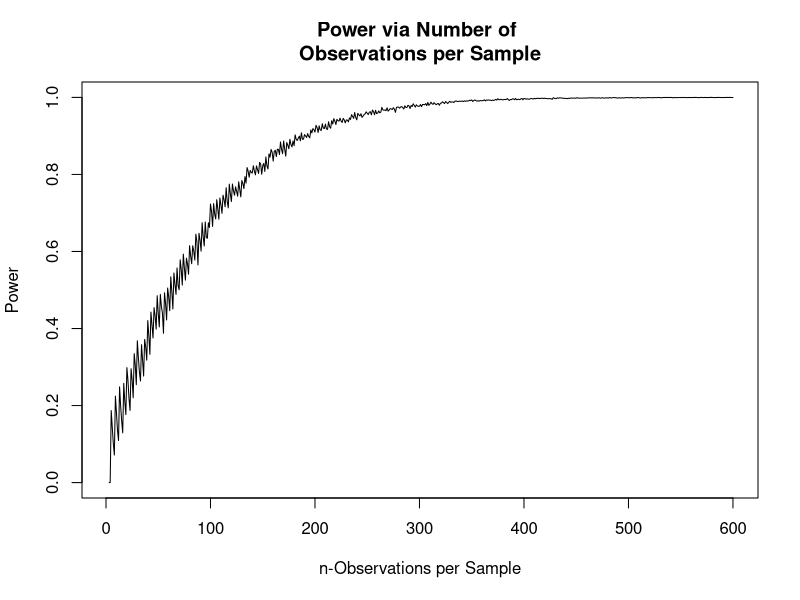

Generate this figure with R:

NMC = 5000
alpha = 0.05

power_storage = c()

p_reality = 0.72
p_null = 0.62

for(n in 3:600){
  pvalue_storage = c()
  
  for(i in 1:NMC){
    kicks = rbinom(1, n, p_reality)
    xbar = kicks/n
    
    standXbar = (xbar - p_null) / sqrt(p_null * (1-p_null) / n)
    pvalue_storage[i] = pnorm(q=standXbar, mean=0, sd=1, lower.tail=FALSE)
  }
  power_storage[n] = mean(pvalue_storage<alpha)
  
}

plot(x=power_storage, type="l", main="Power via Number of \nObservations per Sample",
     ylab="Power", xlab="n-Observations per Sample")



